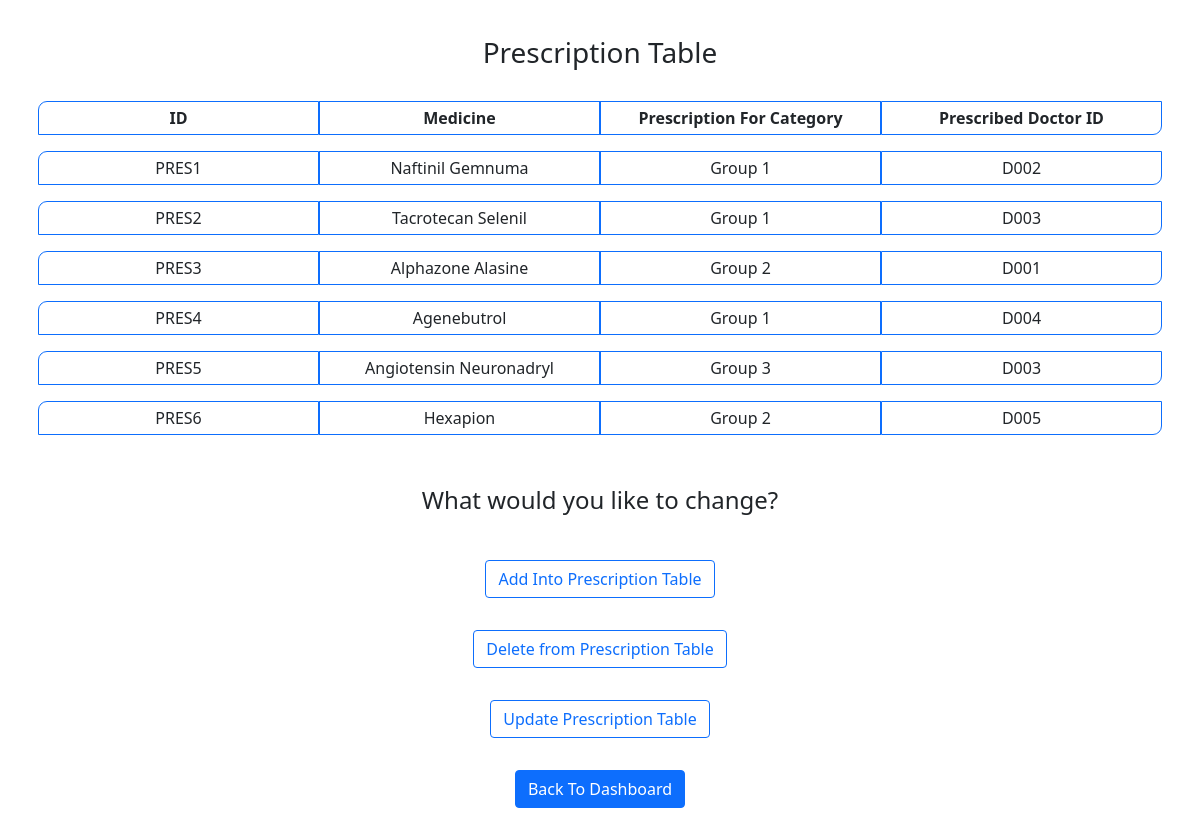
Page /admin/pres-options.php on the committed database.
### tables this page shows
CREATE TABLE `prescription` (
  `pres_id` varchar(15) NOT NULL,
  `medicine` varchar(255) NOT NULL,
  `pres_cat` varchar(255) NOT NULL,
  `pres_doc` varchar(15) NOT NULL,
   
  PRIMARY KEY (`pres_id`),
  CONSTRAINT FK_prescription_cat FOREIGN KEY (`pres_cat`) REFERENCES `category`(`cat_type`) ON DELETE CASCADE ON UPDATE CASCADE,
  CONSTRAINT FK_prescription_doc FOREIGN KEY (`pres_doc`) REFERENCES `doctor`(`doc_id`) ON DELETE CASCADE ON UPDATE CASCADE
);

### admin/pres-options.php (the view, shortened to what this page needs)
<!DOCTYPE html>
<html>
    <head>
        <link href="https://cdn.jsdelivr.net/npm/bootstrap@5.0.0-beta1/dist/css/bootstrap.min.css" rel="stylesheet">
        <link rel="stylesheet" href="">
    </head>
    <body class="text-center">
        <div class="container data-container">
            <h3>Prescription Table</h3>
            <div class="p-2 row first-row">
                <div class="p-1 col-3 text-center border border-primary" style="border-radius: 9px 0 0 0;"><strong>ID</strong></div>
                <div class="p-1 col-3 text-center border border-primary"><strong>Medicine</strong></div>
                <div class="p-1 col-3 text-center border border-primary"><strong>Prescription For Category</strong></div>
                <div class="p-1 col-3 text-center border border-primary" style="border-radius: 0 0 9px 0;"><strong>Prescribed Doctor ID</strong></div>
            </div>
            <?php
                include('../dbconnection.php');
                $query = "SELECT * FROM `prescription`";
                $run = mysqli_query($conn, $query);
                while($data = mysqli_fetch_assoc($run)) {
                    ?>
                    <div class="p-2 row">
                        <div class="p-1 col-3 border border-primary" style="border-radius: 9px 0 0 0;"><?php echo $data['pres_id'] ?></div>
                        <div class="p-1 col-3 border border-primary"><?php echo $data['medicine'] ?></div>
                        <div class="p-1 col-3 border border-primary"><?php echo $data['pres_cat'] ?></div>
                        <div class="p-1 col-3 border border-primary" style="border-radius: 0 0 9px 0;"><?php echo $data['pres_doc'] ?></div>
                    </div>
                    <?php
                }
            ?>
        </div>
        <div style="margin: 3.6% 0 2.4%;">
            <h4>What would you like to change?</h4>
        </div>
        <div class="container-fluid">
            <div class="row">
                <div class="col-12 p-3">
                    <a href="add-pres.php"><button type="button" class="btn btn-outline-primary">Add Into Prescription Table</button></a>
                </div>
            </div>
            <div class="row">
                <div class="col-12 p-3">
                    <a href="del-pres.php"><button type="button" class="btn btn-outline-primary">Delete from Prescription Table</button></a>
                </div>
            </div>
            <div class="row">
                <div class="col-12 p-3">
                    <a href="update-pres.php"><button type="button" class="btn btn-outline-primary">Update Prescription Table</button></a>
                </div>
            </div>
        </div>
        <footer class="container-fluid text-center">
            <div class="col-12">
              <div class="p-3"><a href="admin-page.html"><button class="btn btn-details btn-primary">Back To Dashboard</button></a></div>
            </div>
        </footer>
    </body>
</html>

### admin/pres-options.php (style rules this page uses)
.data-container { margin: 3% auto 0; }
.first-row { margin-top: 2.1%; }

### rows in the picture
prescription: pres_id "PRES1", medicine "Naftinil Gemnuma", pres_cat "Group 1", pres_doc "D002"
prescription: pres_id "PRES2", medicine "Tacrotecan Selenil", pres_cat "Group 1", pres_doc "D003"
prescription: pres_id "PRES3", medicine "Alphazone Alasine", pres_cat "Group 2", pres_doc "D001"
prescription: pres_id "PRES4", medicine "Agenebutrol", pres_cat "Group 1", pres_doc "D004"
prescription: pres_id "PRES5", medicine "Angiotensin Neuronadryl", pres_cat "Group 3", pres_doc "D003"
prescription: pres_id "PRES6", medicine "Hexapion", pres_cat "Group 2", pres_doc "D005"
